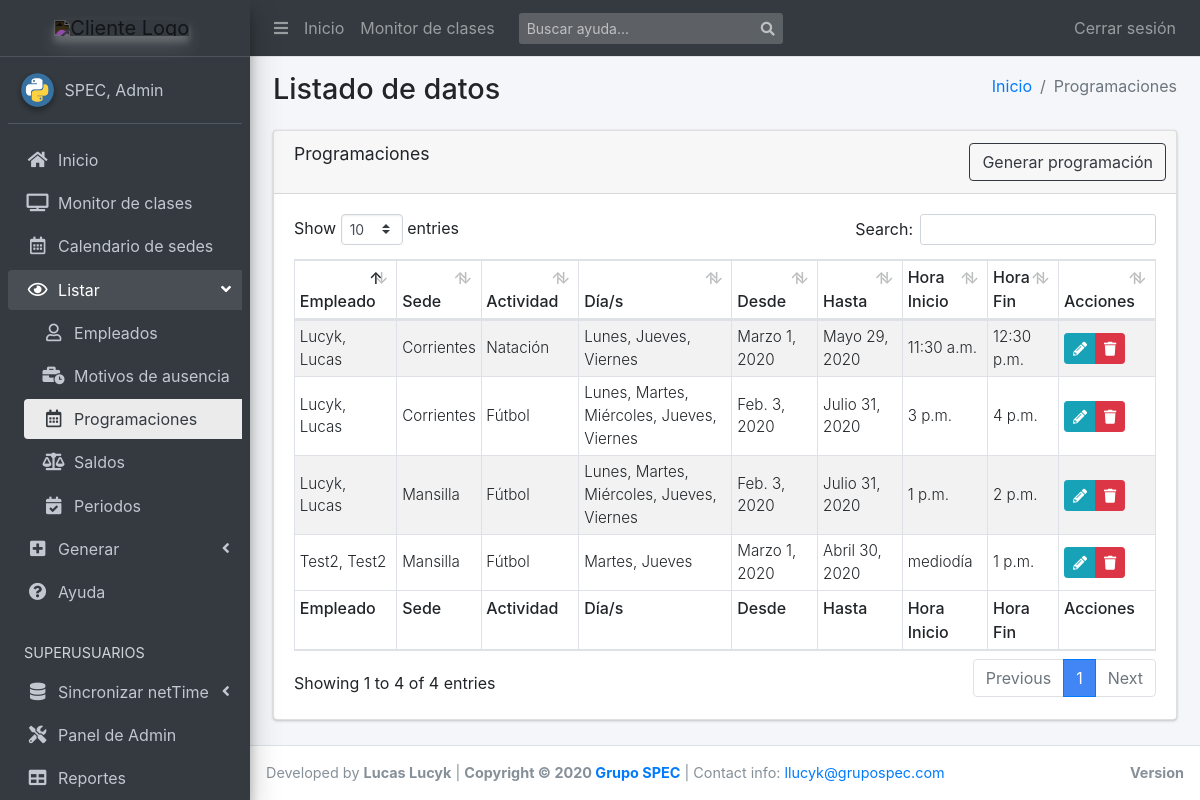
Page /list/programaciones/ (signed in) on the earlier database version.
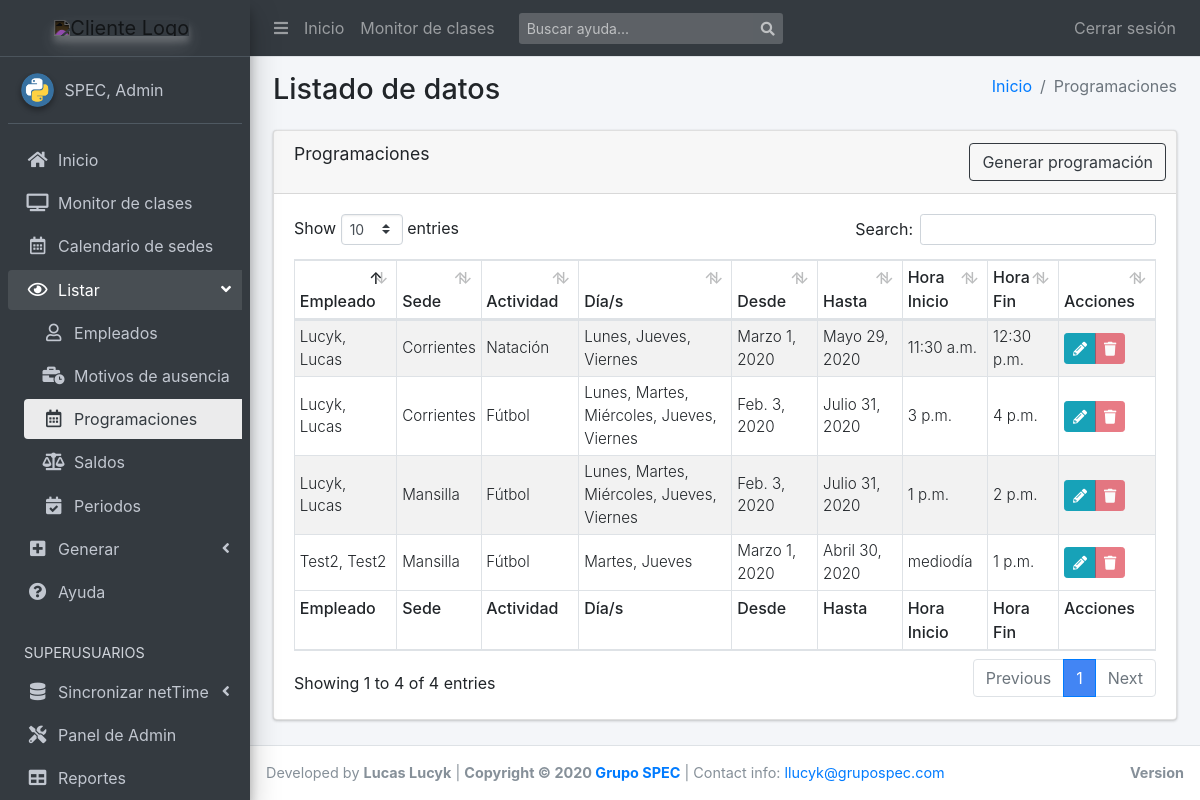
Same page on the later database version.
### scg_app/models.py (models this page shows, shortened)
class Recurrencia(models.Model):
    fecha_desde = models.DateField(default=timezone.now)
    fecha_hasta = models.DateField(blank=True)
    horario_desde = models.TimeField(default=timezone.now)
    horario_hasta = models.TimeField(blank=True)
    empleado = models.ForeignKey(
        'Empleado', on_delete=models.SET_NULL, null=True)
    actividad = models.ForeignKey(
        'Actividad', on_delete=models.SET_NULL, null=True)
    sede = models.ForeignKey('Sede', on_delete=models.SET_NULL, null=True)
    weekdays = MultiSelectField(
        'Días de la semana', choices=settings.DIA_SEMANA_CHOICES,
        null=True, blank=True)
    locked = models.BooleanField(null=True, blank=True, default=False)
    class Meta:
        verbose_name = "Recurrencia"
        verbose_name_plural = "Recurrencias"
        get_latest_by = "-fecha_desde"
        ordering = ["-fecha_desde", "-fecha_hasta"]
    def get_dias_str(self):
        return ', '.join(utils.get_dia_display(*self.weekdays))
    get_dias_str.short_description = "Días"
    def get_edit_url(self):
        return reverse('programacion_update', kwargs={"pk": self.id})
    def get_delete_url(self):
        return reverse(
            'confirm_delete',
            kwargs={"model":self.__class__.__name__, "pk":self.id})

class Empleado(models.Model):
    id_netTime = models.PositiveIntegerField(
        default=0,
        validators=[MinValueValidator(1)],
        unique=True,
        help_text="Para matchear marcajes e importaciones"
    )
    apellido = models.CharField(max_length=20)
    nombre = models.CharField(max_length=20)
    dni = models.CharField(max_length=8, unique=True)
    legajo = models.CharField(max_length=10, null=True, blank=True)
    empresa = models.CharField(max_length=10, null=True, blank=True)
    tipo = models.ForeignKey(
        'TipoContrato', on_delete=models.CASCADE, null=True, blank=True)
    liquidacion = models.ForeignKey(
        'TipoLiquidacion', on_delete=models.CASCADE, null=True, blank=True)
    escala = models.ManyToManyField('Escala')
    class Meta:
        verbose_name = "Empleado"
        verbose_name_plural = "Empleados"
        get_latest_by = "dni"
        ordering = ["dni", "apellido", "nombre"]
    class ReportBuilder:
        extra = ['legajo_apellido_nombre', ]
    @property
    def legajo_apellido_nombre(self):
        return f'{self.legajo} - {self.apellido} {self.nombre}'
    def __str__(self):
        return '{}, {}'.format(
            self.apellido,
            self.nombre if self.nombre else ''
        )

class Sede(models.Model):
    id_netTime = models.PositiveIntegerField(
        default=0,
        validators=[MinValueValidator(1)],
        unique=True,
        help_text="Para matchear marcajes e importaciones")
    nombre = models.CharField(max_length=100)
    codigo = models.CharField(max_length=50, blank=True, null=True, unique=True)
    tipo = models.CharField(max_length=30, default="Física", blank=True)
    class Meta:
        verbose_name = "Sede"
        verbose_name_plural = "Sedes"
        get_latest_by = "nombre"
        ordering = ["nombre", ]

class Actividad(models.Model):
    nombre = models.CharField(max_length=100)
    grupo = models.ForeignKey(
        'GrupoActividad', on_delete=models.SET_NULL, null=True, blank=True)
    class Meta:
        verbose_name = "Actividad"
        verbose_name_plural = "Actividades"
        ordering = ["nombre", ]
        get_latest_by = "nombre"

### scg_app/views.py (the view)
# urls.py: path('programaciones/', views.RecurrenciasList.as_view(),
class RecurrenciasList(LoginRequiredMixin, ListView):
    model = Recurrencia
    template_name = 'apps/scg_app/list/programaciones.html'
    context_object_name = 'programaciones_list'
    ordering = ['-fecha_desde', '-horario_desde', 'actividad__nombre']

### scg_app/utils.py (called while the page is built)
def get_dia_display(*args):
    to_dict = dict(settings.DIA_SEMANA_CHOICES)
    return [to_dict.get(str(char)) for char in args]

### templates/apps/scg_app/list/programaciones.html
{% extends "apps/scg_app/list/base.html" %}
{% block active_ver_program %} active {% endblock %}
{% block route %}
  <li class="breadcrumb-item"><a href="{% url 'index' %}">Inicio</a></li>
  <li class="breadcrumb-item active">Programaciones</li>
{% endblock route %}
{% block tableName %}Programaciones{% endblock %}
{% block generar_btn %}
  <a href="{% url 'programar' %}" class="btn btn-outline-dark">Generar programaci&oacute;n</a>
{% endblock %}
{% block tableHeaders %}
  <tr>
    <th>Empleado</th>
    <th>Sede</th>
    <th>Actividad</th>
    <th>D&iacute;a/s</th>
    <th>Desde</th>
    <th>Hasta</th>
    <th>Hora Inicio</th>
    <th>Hora Fin</th>
    <th>Acciones</th>
  </tr>
{% endblock %}
{% block tableBody %}
  {% for programacion in programaciones_list %}
    <tr>
      <td class="align-middle">{{programacion.empleado|capfirst}}</td>
      <td class="align-middle">{{programacion.sede.nombre|capfirst}}</td>
      <td class="align-middle">{{programacion.actividad.nombre|capfirst}}</td>
      <td class="align-middle">{{programacion.get_dias_str}}</td>
      <td class="align-middle">{{programacion.fecha_desde}}</td>
      <td class="align-middle">{{programacion.fecha_hasta}}</td>
      <td class="align-middle">{{programacion.horario_desde}}</td>
      <td class="align-middle">{{programacion.horario_hasta}}</td>
      <td class="py-0 align-middle">
        <div class="btn-group btn-group-sm">
          <a href="{{ programacion.get_edit_url|safe }}" class="btn btn-info"><i class="fas fa-pencil-alt"></i></a>
          {% if programacion.locked %}
            <a href="#" class="btn btn-danger disabled" role="button" aria-disabled="true">
              <i class="fas fa-trash"></i>
            </a>
          {% else %}
            <a href="{{ programacion.get_delete_url|safe }}" class="btn btn-danger"><i class="fas fa-trash"></i></a>
          {% endif %}
        </div>
      </td>
    </tr>
  {% endfor %}
{% endblock %}
{% block tableFooter %}
  <tr>
    <th>Empleado</th>
    <th>Sede</th>
    <th>Actividad</th>
    <th>D&iacute;a/s</th>
    <th>Desde</th>
    <th>Hasta</th>
    <th>Hora Inicio</th>
    <th>Hora Fin</th>
    <th>Acciones</th>
  </tr>
{% endblock %}

### templates/apps/scg_app/list/base.html (shortened to what this page needs)
{% extends "base_template.html" %}
{% block extra_css %}
{% load static %}
  <link rel="stylesheet" href="{%  static 'plugins/datatables-bs4/css/dataTables.bootstrap4.min.css' %}">
  <link rel="stylesheet" href="{%  static 'plugins/datatables-responsive/css/responsive.bootstrap4.min.css' %}">
{% endblock %}
{% block namepage %}Listado de datos{% endblock %}
{% block open_ver %} menu-open {% endblock %}
{% block content %}
<div class="row">
  <div class="col-md-12">
    <section id="results">
      <div class="card">
        <div class="card-header">
          <h3 class="card-title">
            {% block tableName %}&nbsp;{% endblock %}
          </h3>
            <div class="card-tools">
              {% block generar_btn %}{% endblock %}
            </div>
        </div>
        <div class="card-body">
          <table id="data-table" class="table table-bordered table-striped table-sm table-responsive-sm">
            <thead>
              {% block tableHeaders %}{% endblock %}
            </thead>
            <tbody>
              {% block tableBody %}{% endblock %}
            </tbody>
            <tfoot>
              {% block tableFooter %}{% endblock %}
            </tfoot>
          </table>
        </div>
      </div>
    </section>
  </div>
</div>
{% endblock %}
{% block extra_js %}
{% load static %}
{% endblock %}

### templates/base_template.html (shortened to what this page needs)
<!DOCTYPE html>
<html lang="es">
<head>
  {% load static %}
  <link rel="stylesheet" href="{%  static 'css/main.css' %}">
  <link rel="stylesheet" href="{% static 'plugins/ionicons/ionicons.min.css' %}">
  <link rel="stylesheet" href="{%  static 'dist/css/adminlte.min.css' %}">
  <link rel="stylesheet" href="{% static 'plugins/chart.js/Chart.min.css' %}" />
  <link rel="stylesheet" href="{% static 'plugins/bootstrap/css/bootstrap.min.css' %}" />
  <link rel="stylesheet" href="{%  static 'plugins/fontawesome-free/css/all.min.css' %}">
  {% block extra_css %}
  {% endblock %}
</head>
<body class="hold-transition sidebar-mini layout-fixed .layout-footer-fixed .layout-navbar-fixed">
{% block body %}
<div class="wrapper">
  <nav class="main-header navbar navbar-expand navbar-dark navbar-dark">
    <ul class="navbar-nav">
      <li class="nav-item">
        <a class="nav-link" data-widget="pushmenu" href="#" role="button"><i class="fas fa-bars"></i></a>
      </li>
      <li class="nav-item d-none d-sm-inline-block">
        <a href="{% url 'index' %}" class="nav-link">Inicio</a>
      </li>
      <li class="nav-item d-none d-sm-inline-block">
        <a href="{% url 'clases_view'%}" class="nav-link">Monitor de clases</a>
      </li>
    </ul>
    <form class="form-inline ml-3" action="{% url 'help_list' %}">
      <div class="input-group input-group-sm">
        <input class="form-control form-control-navbar" type="search" placeholder="Buscar ayuda..." aria-label="Buscar" name="q">
        <div class="input-group-append">
          <button class="btn btn-navbar" type="submit">
            <i class="fas fa-search"></i>
          </button>
        </div>
      </div>
    </form>
    <ul class="navbar-nav ml-auto">
      {% if user.is_authenticated %}
        <li class="nav-item">
          <a class="nav-link" href="{% url 'logout'%}?next={{request.path}}">
          Cerrar sesi&oacute;n
          </a>
        </li>
      {% endif %}
    </ul>
  </nav>
  <aside class="main-sidebar sidebar-dark-primary elevation-4">
    <a id="logo-big" href="{% url 'index' %}" class="brand-link text-center" style="display:none;">
      <img src="https://megatlon.com/megatlon/images/megatlon.svg"
           alt="Cliente Logo"
           class="brand-image elevation-3 invert-color img-center"
           style="opacity: .8;">
      <span class="brand-text font-weight-light">&nbsp;</span>
    </a>
    <div class="sidebar">
      <div class="user-panel mt-3 pb-3 mb-3 d-flex">
        <div class="image">
          <img src="{% static 'img/python.png' %}" class="img-circle elevation-2" alt="User Image">
        </div>
        <div class="info">
          <a href="#" class="d-block">{{ user.last_name }}, {{ user.first_name }}</a>
        </div>
      </div>
      <nav class="mt-2">
        <ul class="nav nav-pills nav-sidebar flex-column nav-child-indent" data-widget="treeview" role="menu" data-accordion="false">
          <li class="nav-item">
            <a href="{% url 'index' %}" class="nav-link {% block active_home %}{% endblock %}">
              <i class="nav-icon fas fa-home"></i>
              <p>Inicio</p>
            </a>
          </li>
          <li class="nav-item">
            <a href="{% url 'clases_view'%}" class="nav-link {% block active_monitor %}{% endblock %}">
              <i class="nav-icon fas fa-tv"></i>
              <p>Monitor de clases</p>
            </a>
          </li>
          <li class="nav-item">
            <a href="{% url 'sede_calendar'%}" class="nav-link {% block active_sede_calendar %}{% endblock %}">
              <i class="nav-icon far fa-calendar-alt"></i>
              <p>Calendario de sedes</p>
            </a>
          </li>
          <li class="nav-item has-treeview {% block open_ver %}{% endblock %}">
            <a href="#" class="nav-link">
              <i class="nav-icon far fa-eye"></i>
              <p>
                Listar
                <i class="fas fa-angle-left right"></i>
              </p>
            </a>
            <ul class="nav nav-treeview">
              <li class="nav-item">
                <a href="{% url 'empleados_view'%}" class="nav-link {% block active_ver_empleados %}{% endblock %}">
                  <i class="far fa-user nav-icon"></i>
                  <p>Empleados</p>
                </a>
              </li>
              <li class="nav-item">
                <a href="{% url 'motivos_ausencia_view'%}" class="nav-link {% block active_ver_mot_aus %}{% endblock %}">
                  <i class="fas fa-business-time nav-icon"></i>
                  <p>Motivos de ausencia</p>
                </a>
              </li>
              <li class="nav-item">
                <a href="{% url 'programaciones_view'%}" class="nav-link {% block active_ver_program %}{% endblock %}">
                  <i class="far fa-calendar-alt nav-icon"></i>
                  <p>Programaciones</p>
                </a>
              </li>
              <li class="nav-item">
                <a href="{% url 'saldos_view'%}" class="nav-link {% block active_ver_saldos %}{% endblock %}">
                  <i class="fas fa-balance-scale nav-icon"></i>
                  <p>Saldos</p>
                </a>
              </li>
              <li class="nav-item">
                <a href="{% url 'periodos_view'%}" class="nav-link {% block active_ver_periodos %}{% endblock %}">
                  <i class="fas fa-calendar-check nav-icon"></i>
                  <p>Periodos</p>
                </a>
              </li>
            </ul>
          </li>
          <li class="nav-item has-treeview {% block open_crear %}{% endblock %}">
            <a href="#" class="nav-link">
              <i class="nav-icon fas fa-plus-square"></i>
              <p>
                Generar
                <i class="right fas fa-angle-left"></i>
              </p>
            </a>
          </li>
          <li class="nav-item">
            <a href="{% url 'help_list'%}" class="nav-link {% block active_help %}{% endblock %}">
              <i class="nav-icon fas fa-question-circle"></i>
              <p>Ayuda</p>
            </a>
          </li>
          {% if user.is_superuser %}
            <li class="nav-header">SUPERUSUARIOS</li>
            <li class="nav-item has-treeview">
              <a href="#" class="nav-link">
                <i class="nav-icon fas fa-database"></i>
                <p>
                  Sincronizar netTime
                  <i class="right fas fa-angle-left"></i>
                </p>
              </a>
            </li>
            <li class="nav-item">
              <a href="/admin/" target="_blank" class="nav-link">
                <i class="nav-icon fas fa-tools"></i>
                <p>Panel de Admin</p>
              </a>
            </li>
            <li class="nav-item">
              <a href="/report_builder/" class="nav-link">
                <i class="nav-icon fas fa-table"></i>
                <p>Reportes</p>
              </a>
            </li>
          {% endif %}
        </ul>
      </nav>
    </div>
  </aside>
  <div class="content-wrapper">
    <section class="content-header">
      <div class="container-fluid">
        <div class="row mb-2">
          <div class="col-sm-6">
            <h1>{% block namepage %}Inicio{% endblock %}</h1>
          </div>
          <div class="col-sm-6">
            <ol class="breadcrumb float-sm-right">
              {% block route %}{% endblock %}
            </ol>
          </div>
        </div>
      </div>
    </section>
    <section class="content">
      <div class="container-fluid">
        {% block content %}{% endblock %}
      </div>
    </section>
  </div>
  <footer class="main-footer">
    <div class="float-right d-none d-sm-block">
      <b>Version</b>
    </div>
    Developed by <strong>Lucas Lucyk</strong> |
    <strong>Copyright &copy; 2020 <a href="https://grupospec.com/es/">Grupo SPEC</a></strong>
    | Contact info: <a href="mailto:llucyk@grupospec.com">llucyk@grupospec.com</a>
  </footer>
</div>
{% endblock body %}
</body>
</html>

### static/css/main.css (style rules this page uses)
footer { font-size: .9rem; }
table td { font-size: .95rem; font-weight: 300; }
table th { font-size: 1rem; font-weight: 500; }
.invert-color { -webkit-filter: invert(1); filter: invert(1); }
.img-center { float: none !important; }

Differences in the rows shown:
changed Recurrencia "Martes, Jueves": locked False → True (drawn)
changed Recurrencia "Lunes, Jueves, Viernes": locked False → True (drawn)
changed Recurrencia (number 3 of 4 on the later page): locked False → True (drawn)
changed Recurrencia (number 4 of 4 on the later page): locked False → True (drawn)
